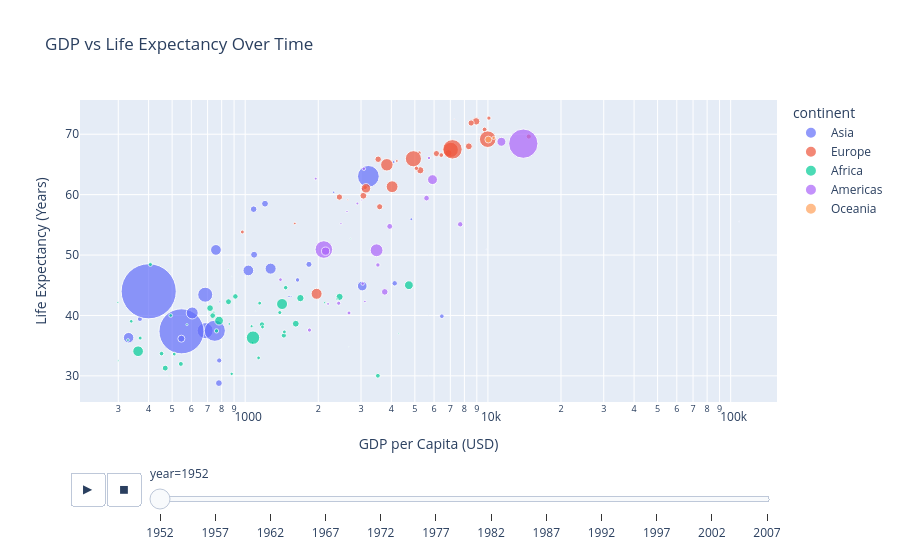

The cell this chart's notebook holds for it:
### Markdown cell above
### 1. Scatter Plot with Slider (Animation)
    1. Plot GDP per capita (gdpPercap) vs life expectancy (lifeExp) for all countries.
    2. Use population (pop) to size the points.
    3. Color points by continent.
    4. Add a slider to move through different years.
    5. Title: "GDP vs Life Expectancy Over Time".
    6. Label the x-axis as "GDP per Capita (USD)" and the y-axis as "Life Expectancy (Years)".
    7. Ensure hover tooltips display country names.

### Code cell
fig = px.scatter(
    data,
    x="gdpPercap",
    y="lifeExp",
    size="pop",
    color="continent",
    animation_frame="year",
    hover_name="country",
    size_max=60,
    log_x=True, 
    title="GDP vs Life Expectancy Over Time",
    labels={
        "gdpPercap": "GDP per Capita (USD)",
        "lifeExp": "Life Expectancy (Years)"
    }
)

fig.show()

### Figure 1 — Plotly figure (JSON) as saved in the notebook; plotly's stock layout.template omitted (floating-point values rounded to 4 significant figures)
{"data": [{"hovertemplate": "<b>%{hovertext}</b><br><br>continent=Asia<br>year=1952<br>GDP per Capita (USD)=%{x}<br>Life Expectancy (Years)=%{y}<br>pop=%{marker.size}<extra></extra>", "hovertext": ["Afghanistan", "Bahrain", "Bangladesh", "Cambodia", "China", "Hong Kong, China", "India", "Indonesia", "Iran", "Iraq", "Israel", "Japan", "Jordan", "Korea, Dem. Rep.", "Korea, Rep.", "Kuwait", "Lebanon", "Malaysia", "Mongolia", "Myanmar", "Nepal", "Oman", "Pakistan", "Philippines", "Saudi Arabia", "Singapore", "Sri Lanka", "Syria", "Taiwan", "Thailand", "Vietnam", "West Bank and Gaza", "Yemen, Rep."], "legendgroup": "Asia", "marker": {"color": "#636efa", "size": [8425333, 120447, 46886859, 4693836, 556263527, 2125900, 372000000, 82052000, 17272000, 5441766, 1620914, 86459025, 607914, 8865488, 20947571, 160000, 1439529, 6748378, 800663, 20092996, 9182536, 507833, 41346560, 22438691, 4005677, 1127000, 7982342, 3661549, 8550362, 21289402, 26246839, 1030585, 4963829], "sizemode": "area", "sizeref": 366300.0, "symbol": "circle"}, "mode": "markers", "name": "Asia", "orientation": "v", "showlegend": true, "type": "scatter", "x": [779.4, 9867.0, 684.2, 368.5, 400.4, 3054.0, 546.6, 749.7, 3035.0, 4130.0, 4087.0, 3217.0, 1547.0, 1088.0, 1031.0, 108400.0, 4835.0, 1831.0, 786.6, 331.0, 545.9, 1828.0, 684.6, 1273.0, 6460.0, 2315.0, 1084.0, 1643.0, 1207.0, 757.8, 605.1, 1516.0, 781.7], "xaxis": "x", "y": [28.8, 50.94, 37.48, 39.42, 44.0, 60.96, 37.37, 37.47, 44.87, 45.32, 65.39, 63.03, 43.16, 50.06, 47.45, 55.56, 55.93, 48.46, 42.24, 36.32, 36.16, 37.58, 43.44, 47.75, 39.88, 60.4, 57.59, 45.88, 58.5, 50.85, 40.41, 43.16, 32.55], "yaxis": "y"}, {"hovertemplate": "<b>%{hovertext}</b><br><br>continent=Europe<br>year=1952<br>GDP per Capita (USD)=%{x}<br>Life Expectancy (Years)=%{y}<br>pop=%{marker.size}<extra></extra>", "hovertext": ["Albania", "Austria", "Belgium", "Bosnia and Herzegovina", "Bulgaria", "Croatia", "Czech Republic", "Denmark", "Finland", "France", "Germany", "Greece", "Hungary", "Iceland", "Ireland", "Italy", "Montenegro", "Netherlands", "Norway", "Poland", "Portugal", "Romania", "Serbia", "Slovak Republic", "Slovenia", "Spain", "Sweden", "Switzerland", "Turkey", "United Kingdom"], "legendgroup": "Europe", "marker": {"color": "#EF553B", "size": [1282697, 6927772, 8730405, 2791000, 7274900, 3882229, 9125183, 4334000, 4090500, 42459667, 69145952, 7733250, 9504000, 147962, 2952156, 47666000, 413834, 10381988, 3327728, 25730551, 8526050, 16630000, 6860147, 3558137, 1489518, 28549870, 7124673, 4815000, 22235677, 50430000], "sizemode": "area", "sizeref": 366300.0, "symbol": "circle"}, "mode": "markers", "name": "Europe", "orientation": "v", "showlegend": true, "type": "scatter", "x": [1601.0, 6137.0, 8343.0, 973.5, 2444.0, 3119.0, 6876.0, 9692.0, 6425.0, 7030.0, 7144.0, 3531.0, 5264.0, 7268.0, 5210.0, 4931.0, 2648.0, 8942.0, 10100.0, 4029.0, 3068.0, 3145.0, 3581.0, 5075.0, 4215.0, 3834.0, 8528.0, 14730.0, 1969.0, 9980.0], "xaxis": "x", "y": [55.23, 66.8, 68.0, 53.82, 59.6, 61.21, 66.87, 70.78, 66.55, 67.41, 67.5, 65.86, 64.03, 72.49, 66.91, 65.94, 59.16, 72.13, 72.67, 61.31, 59.82, 61.05, 58.0, 64.36, 65.57, 64.94, 71.86, 69.62, 43.59, 69.18], "yaxis": "y"}, {"hovertemplate": "<b>%{hovertext}</b><br><br>continent=Africa<br>year=1952<br>GDP per Capita (USD)=%{x}<br>Life Expectancy (Years)=%{y}<br>pop=%{marker.size}<extra></extra>", "hovertext": ["Algeria", "Angola", "Benin", "Botswana", "Burkina Faso", "Burundi", "Cameroon", "Central African Republic", "Chad", "Comoros", "Congo, Dem. Rep.", "Congo, Rep.", "Cote d'Ivoire", "Djibouti", "Egypt", "Equatorial Guinea", "Eritrea", "Ethiopia", "Gabon", "Gambia", "Ghana", "Guinea", "Guinea-Bissau", "Kenya", "Lesotho", "Liberia", "Libya", "Madagascar", "Malawi", "Mali", "Mauritania", "Mauritius", "Morocco", "Mozambique", "Namibia", "Niger", "Nigeria", "Reunion", "Rwanda", "Sao Tome and Principe", "Senegal", "Sierra Leone", "Somalia", "South Africa", "Sudan", "Swaziland", "Tanzania", "Togo", "Tunisia", "Uganda", "Zambia", "Zimbabwe"], "legendgroup": "Africa", "marker": {"color": "#00cc96", "size": [9279525, 4232095, 1738315, 442308, 4469979, 2445618, 5009067, 1291695, 2682462, 153936, 14100005, 854885, 2977019, 63149, 22223309, 216964, 1438760, 20860941, 420702, 284320, 5581001, 2664249, 580653, 6464046, 748747, 863308, 1019729, 4762912, 2917802, 3838168, 1022556, 516556, 9939217, 6446316, 485831, 3379468, 33119096, 257700, 2534927, 60011, 2755589, 2143249, 2526994, 14264935, 8504667, 290243, 8322925, 1219113, 3647735, 5824797, 2672000, 3080907], "sizemode": "area", "sizeref": 366300.0, "symbol": "circle"}, "mode": "markers", "name": "Africa", "orientation": "v", "showlegend": true, "type": "scatter", "x": [2449.0, 3521.0, 1063.0, 851.2, 543.3, 339.3, 1173.0, 1071.0, 1179.0, 1103.0, 780.5, 2126.0, 1389.0, 2670.0, 1419.0, 375.6, 328.9, 362.1, 4293.0, 485.2, 911.3, 510.2, 299.9, 853.5, 298.8, 575.6, 2388.0, 1443.0, 369.2, 452.3, 743.1, 1968.0, 1688.0, 468.5, 2424.0, 761.9, 1077.0, 2719.0, 493.3, 879.6, 1450.0, 879.8, 1136.0, 4725.0, 1616.0, 1148.0, 716.7, 859.8, 1468.0, 734.8, 1147.0, 406.9], "xaxis": "x", "y": [43.08, 30.02, 38.22, 47.62, 31.98, 39.03, 38.52, 35.46, 38.09, 40.72, 39.14, 42.11, 40.48, 34.81, 41.89, 34.48, 35.93, 34.08, 37.0, 30.0, 43.15, 33.61, 32.5, 42.27, 42.14, 38.48, 42.72, 36.68, 36.26, 33.69, 40.54, 50.99, 42.87, 31.29, 41.73, 37.44, 36.32, 52.72, 40.0, 46.47, 37.28, 30.33, 32.98, 45.01, 38.63, 41.41, 41.22, 38.6, 44.6, 39.98, 42.04, 48.45], "yaxis": "y"}, {"hovertemplate": "<b>%{hovertext}</b><br><br>continent=Americas<br>year=1952<br>GDP per Capita (USD)=%{x}<br>Life Expectancy (Years)=%{y}<br>pop=%{marker.size}<extra></extra>", "hovertext": ["Argentina", "Bolivia", "Brazil", "Canada", "Chile", "Colombia", "Costa Rica", "Cuba", "Dominican Republic", "Ecuador", "El Salvador", "Guatemala", "Haiti", "Honduras", "Jamaica", "Mexico", "Nicaragua", "Panama", "Paraguay", "Peru", "Puerto Rico", "Trinidad and Tobago", "United States", "Uruguay", "Venezuela"], "legendgroup": "Americas", "marker": {"color": "#ab63fa", "size": [17876956, 2883315, 56602560, 14785584, 6377619, 12350771, 926317, 6007797, 2491346, 3548753, 2042865, 3146381, 3201488, 1517453, 1426095, 30144317, 1165790, 940080, 1555876, 8025700, 2227000, 662850, 157553000, 2252965, 5439568], "sizemode": "area", "sizeref": 366300.0, "symbol": "circle"}, "mode": "markers", "name": "Americas", "orientation": "v", "showlegend": true, "type": "scatter", "x": [5911.0, 2677.0, 2109.0, 11370.0, 3940.0, 2144.0, 2627.0, 5587.0, 1398.0, 3522.0, 3048.0, 2428.0, 1840.0, 2195.0, 2899.0, 3478.0, 3112.0, 2480.0, 1952.0, 3759.0, 3082.0, 3023.0, 13990.0, 5717.0, 7690.0], "xaxis": "x", "y": [62.48, 40.41, 50.92, 68.75, 54.74, 50.64, 57.21, 59.42, 45.93, 48.36, 45.26, 42.02, 37.58, 41.91, 58.53, 50.79, 42.31, 55.19, 62.65, 43.9, 64.28, 59.1, 68.44, 66.07, 55.09], "yaxis": "y"}, {"hovertemplate": "<b>%{hovertext}</b><br><br>continent=Oceania<br>year=1952<br>GDP per Capita (USD)=%{x}<br>Life Expectancy (Years)=%{y}<br>pop=%{marker.size}<extra></extra>", "hovertext": ["Australia", "New Zealand"], "legendgroup": "Oceania", "marker": {"color": "#FFA15A", "size": [8691212, 1994794], "sizemode": "area", "sizeref": 366300.0, "symbol": "circle"}, "mode": "markers", "name": "Oceania", "orientation": "v", "showlegend": true, "type": "scatter", "x": [10040.0, 10560.0], "xaxis": "x", "y": [69.12, 69.39], "yaxis": "y"}], "layout": {"legend": {"itemsizing": "constant", "title": {"text": "continent"}, "tracegroupgap": 0}, "sliders": [{"active": 0, "currentvalue": {"prefix": "year="}, "len": 0.9, "pad": {"b": 10, "t": 60}, "steps": [{"args": [["1952"], {"frame": {"duration": 0, "redraw": false}, "fromcurrent": true, "mode": "immediate", "transition": {"duration": 0, "easing": "linear"}}], "label": "1952", "method": "animate"}, {"args": [["1957"], {"frame": {"duration": 0, "redraw": false}, "fromcurrent": true, "mode": "immediate", "transition": {"duration": 0, "easing": "linear"}}], "label": "1957", "method": "animate"}, {"args": [["1962"], {"frame": {"duration": 0, "redraw": false}, "fromcurrent": true, "mode": "immediate", "transition": {"duration": 0, "easing": "linear"}}], "label": "1962", "method": "animate"}, {"args": [["1967"], {"frame": {"duration": 0, "redraw": false}, "fromcurrent": true, "mode": "immediate", "transition": {"duration": 0, "easing": "linear"}}], "label": "1967", "method": "animate"}, {"args": [["1972"], {"frame": {"duration": 0, "redraw": false}, "fromcurrent": true, "mode": "immediate", "transition": {"duration": 0, "easing": "linear"}}], "label": "1972", "method": "animate"}, {"args": [["1977"], {"frame": {"duration": 0, "redraw": false}, "fromcurrent": true, "mode": "immediate", "transition": {"duration": 0, "easing": "linear"}}], "label": "1977", "method": "animate"}, {"args": [["1982"], {"frame": {"duration": 0, "redraw": false}, "fromcurrent": true, "mode": "immediate", "transition": {"duration": 0, "easing": "linear"}}], "label": "1982", "method": "animate"}, {"args": [["1987"], {"frame": {"duration": 0, "redraw": false}, "fromcurrent": true, "mode": "immediate", "transition": {"duration": 0, "easing": "linear"}}], "label": "1987", "method": "animate"}, {"args": [["1992"], {"frame": {"duration": 0, "redraw": false}, "fromcurrent": true, "mode": "immediate", "transition": {"duration": 0, "easing": "linear"}}], "label": "1992", "method": "animate"}, {"args": [["1997"], {"frame": {"duration": 0, "redraw": false}, "fromcurrent": true, "mode": "immediate", "transition": {"duration": 0, "easing": "linear"}}], "label": "1997", "method": "animate"}, {"args": [["2002"], {"frame": {"duration": 0, "redraw": false}, "fromcurrent": true, "mode": "immediate", "transition": {"duration": 0, "easing": "linear"}}], "label": "2002", "method": "animate"}, {"args": [["2007"], {"frame": {"duration": 0, "redraw": false}, "fromcurrent": true, "mode": "immediate", "transition": {"duration": 0, "easing": "linear"}}], "label": "2007", "method": "animate"}], "x": 0.1, "xanchor": "left", "y": 0, "yanchor": "top"}], "title": {"text": "GDP vs Life Expectancy Over Time"}, "updatemenus": [{"buttons": [{"args": [null, {"frame": {"duration": 500, "redraw": false}, "fromcurrent": true, "mode": "immediate", "transition": {"duration": 500, "easing": "linear"}}], "label": "&#9654;", "method": "animate"}, {"args": [[null], {"frame": {"duration": 0, "redraw": false}, "fromcurrent": true, "mode": "immediate", "transition": {"duration": 0, "easing": "linear"}}], "label": "&#9724;", "method": "animate"}], "direction": "left", "pad": {"r": 10, "t": 70}, "showactive": false, "type": "buttons", "x": 0.1, "xanchor": "right", "y": 0, "yanchor": "top"}], "xaxis": {"anchor": "y", "domain": [0, 1], "title": {"text": "GDP per Capita (USD)"}, "type": "log"}, "yaxis": {"anchor": "x", "domain": [0, 1], "title": {"text": "Life Expectancy (Years)"}}}}
